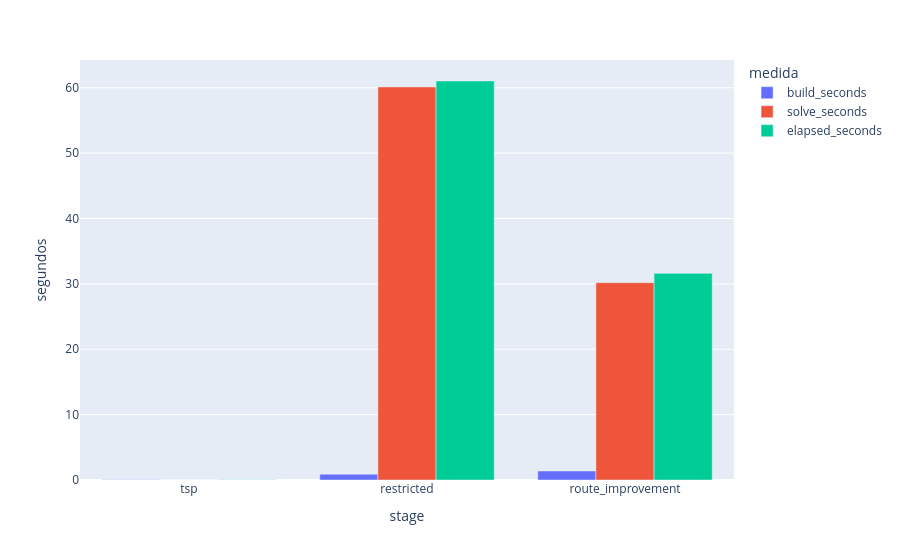

Here is the notebook cell this chart was saved with:
### Markdown cell above
## Carregamento e comparação das etapas

A tabela distingue `objective` (objetivo próprio da etapa) e `configured_objective` (critério para selecionar a solução).
O objetivo da melhoria é transporte; seu gap e bound pertencem à etapa `route_improvement`.
O gap de `restricted` descreve apenas a região limitada pela ordem. Nenhum deles certifica o ótimo do MPPRP irrestrito.
Em um TSP recuperado do cache, `cache_hit=true` e os tempos da execução atual são zero; bound/gap descrevem a resolução que preencheu o cache.

### Code cell
assert RUN_ID, "Copie o run_id desejado da tabela da primeira célula."
paths = inventory.loc[inventory.run_id.eq(RUN_ID),"path"].tolist()
assert len(paths) == 1, "run_id não encontrado ou duplicado."
meta_path = Path(paths[0])
meta = json.loads(meta_path.read_text())
variables_df = pd.read_parquet(meta_path.parent/f"{RUN_ID}.variables.parquet")
summary = pd.read_parquet(meta_path.parent/f"{RUN_ID}.stages.parquet")
catalog = meta["available_variables"]

silent = SimpleNamespace(debug=lambda *args:None)
data = meta.get("parameters")
if data is None:
    # O .dat original permite auditar a solução final mesmo sem debug intermediário.
    instance_path = Path(INSTANCE_FILE or meta["instance_file"])
    if not instance_path.is_absolute():
        instance_path = REPO / instance_path
    assert instance_path.exists(), "Ajuste INSTANCE_FILE para localizar o .dat original."
    data = ReadPrpFile(str(instance_path),silent).getDataSet()
    data.update(weight=meta["weight"],alpha=meta["alpha"],targets=meta["targets"],
                strengthened_bounds=meta["strengthened_bounds"])
problem = ProblemData.from_map(data)
config = meta["config"]
pi = meta["order"]
display(summary)
print("Etapa selecionada:",meta["selected_stage"],"Ordem:",pi)
fig = px.bar(summary.melt(id_vars="stage",value_vars=[c for c in
              ["build_seconds","solve_seconds","elapsed_seconds"] if c in summary],
              var_name="medida",value_name="segundos"),x="stage",y="segundos",color="medida",barmode="group")
fig.show()  # elapsed inclui solve/build; as barras não são parcelas somáveis.

### Figure 1 — Plotly figure (JSON) as saved in the notebook; plotly's stock layout.template omitted (floating-point values rounded to 4 significant figures)
{"data": [{"alignmentgroup": "True", "hovertemplate": "medida=build_seconds<br>stage=%{x}<br>segundos=%{y}<extra></extra>", "legendgroup": "build_seconds", "marker": {"color": "#636efa", "pattern": {"shape": ""}}, "name": "build_seconds", "offsetgroup": "build_seconds", "orientation": "v", "showlegend": true, "textposition": "auto", "type": "bar", "x": ["tsp", "restricted", "route_improvement"], "xaxis": "x", "y": [0.02903, 0.8774, 1.377], "yaxis": "y"}, {"alignmentgroup": "True", "hovertemplate": "medida=solve_seconds<br>stage=%{x}<br>segundos=%{y}<extra></extra>", "legendgroup": "solve_seconds", "marker": {"color": "#EF553B", "pattern": {"shape": ""}}, "name": "solve_seconds", "offsetgroup": "solve_seconds", "orientation": "v", "showlegend": true, "textposition": "auto", "type": "bar", "x": ["tsp", "restricted", "route_improvement"], "xaxis": "x", "y": [0.0117, 60.12, 30.18], "yaxis": "y"}, {"alignmentgroup": "True", "hovertemplate": "medida=elapsed_seconds<br>stage=%{x}<br>segundos=%{y}<extra></extra>", "legendgroup": "elapsed_seconds", "marker": {"color": "#00cc96", "pattern": {"shape": ""}}, "name": "elapsed_seconds", "offsetgroup": "elapsed_seconds", "orientation": "v", "showlegend": true, "textposition": "auto", "type": "bar", "x": ["tsp", "restricted", "route_improvement"], "xaxis": "x", "y": [0.04092, 61.03, 31.61], "yaxis": "y"}], "layout": {"barmode": "group", "legend": {"title": {"text": "medida"}, "tracegroupgap": 0}, "margin": {"t": 60}, "xaxis": {"anchor": "y", "domain": [0, 1], "title": {"text": "stage"}}, "yaxis": {"anchor": "x", "domain": [0, 1], "title": {"text": "segundos"}}}}
